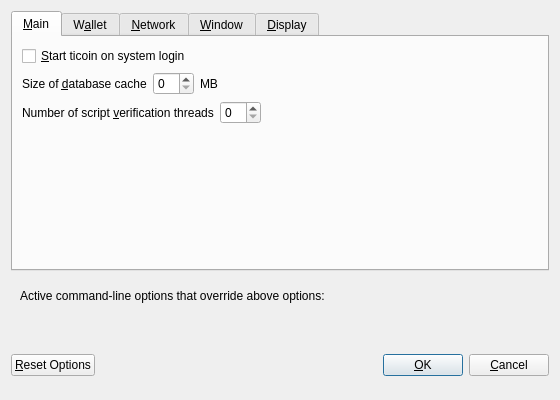
<?xml version="1.0" encoding="UTF-8"?>
<ui version="4.0">
 <class>OptionsDialog</class>
 <widget class="QDialog" name="OptionsDialog">
  <property name="geometry">
   <rect>
    <x>0</x>
    <y>0</y>
    <width>560</width>
    <height>400</height>
   </rect>
  </property>
  <property name="windowTitle">
   <string>Options</string>
  </property>
  <property name="modal">
   <bool>true</bool>
  </property>
  <layout class="QVBoxLayout" name="verticalLayout">
   <item>
    <widget class="QTabWidget" name="tabWidget">
     <property name="currentIndex">
      <number>0</number>
     </property>
     <widget class="QWidget" name="tabMain">
      <attribute name="title">
       <string>&amp;Main</string>
      </attribute>
      <layout class="QVBoxLayout" name="verticalLayout_Main">
       <item>
        <widget class="QCheckBox" name="ticoinAtStartup">
         <property name="toolTip">
          <string>Automatically start ticoin after logging in to the system.</string>
         </property>
         <property name="text">
          <string>&amp;Start ticoin on system login</string>
         </property>
        </widget>
       </item>
       <item>
        <layout class="QHBoxLayout" name="horizontalLayout_2_Main">
         <item>
          <widget class="QLabel" name="databaseCacheLabel">
           <property name="text">
            <string>Size of &amp;database cache</string>
           </property>
           <property name="textFormat">
            <enum>Qt::PlainText</enum>
           </property>
           <property name="buddy">
            <cstring>databaseCache</cstring>
           </property>
          </widget>
         </item>
         <item>
          <widget class="QSpinBox" name="databaseCache"/>
         </item>
         <item>
          <widget class="QLabel" name="databaseCacheUnitLabel">
           <property name="text">
            <string>MB</string>
           </property>
           <property name="textFormat">
            <enum>Qt::PlainText</enum>
           </property>
          </widget>
         </item>
         <item>
          <spacer name="horizontalSpacer_2_Main">
           <property name="orientation">
            <enum>Qt::Horizontal</enum>
           </property>
           <property name="sizeHint" stdset="0">
            <size>
             <width>40</width>
             <height>20</height>
            </size>
           </property>
          </spacer>
         </item>
        </layout>
       </item>
       <item>
        <layout class="QHBoxLayout" name="horizontalLayout_3_Main">
         <item>
          <widget class="QLabel" name="threadsScriptVerifLabel">
           <property name="text">
            <string>Number of script &amp;verification threads</string>
           </property>
           <property name="textFormat">
            <enum>Qt::PlainText</enum>
           </property>
           <property name="buddy">
            <cstring>threadsScriptVerif</cstring>
           </property>
          </widget>
         </item>
         <item>
          <widget class="QSpinBox" name="threadsScriptVerif">
           <property name="toolTip">
            <string>(0 = auto, &lt;0 = leave that many cores free)</string>
           </property>
          </widget>
         </item>
         <item>
          <spacer name="horizontalSpacer_3_Main">
           <property name="orientation">
            <enum>Qt::Horizontal</enum>
           </property>
           <property name="sizeHint" stdset="0">
            <size>
             <width>40</width>
             <height>20</height>
            </size>
           </property>
          </spacer>
         </item>
        </layout>
       </item>
       <item>
        <spacer name="verticalSpacer_Main">
         <property name="orientation">
          <enum>Qt::Vertical</enum>
         </property>
         <property name="sizeHint" stdset="0">
          <size>
           <width>20</width>
           <height>40</height>
          </size>
         </property>
        </spacer>
       </item>
      </layout>
     </widget>
     <widget class="QWidget" name="tabWallet">
      <attribute name="title">
       <string>W&amp;allet</string>
      </attribute>
      <layout class="QVBoxLayout" name="verticalLayout_Wallet">
       <item>
        <widget class="QLabel" name="transactionFeeInfoLabel">
         <property name="text">
          <string>Optional transaction fee per kB that helps make sure your transactions are processed quickly. Most transactions are 1 kB.</string>
         </property>
         <property name="textFormat">
          <enum>Qt::PlainText</enum>
         </property>
         <property name="wordWrap">
          <bool>true</bool>
         </property>
        </widget>
       </item>
       <item>
        <layout class="QHBoxLayout" name="horizontalLayout_1_Wallet">
         <item>
          <widget class="QLabel" name="transactionFeeLabel">
           <property name="text">
            <string>Pay transaction &amp;fee</string>
           </property>
           <property name="textFormat">
            <enum>Qt::PlainText</enum>
           </property>
           <property name="buddy">
            <cstring>transactionFee</cstring>
           </property>
          </widget>
         </item>
         <item>
          <widget class="ticoinAmountField" name="transactionFee"/>
         </item>
         <item>
          <spacer name="horizontalSpacer_1_Wallet">
           <property name="orientation">
            <enum>Qt::Horizontal</enum>
           </property>
           <property name="sizeHint" stdset="0">
            <size>
             <width>40</width>
             <height>20</height>
            </size>
           </property>
          </spacer>
         </item>
        </layout>
       </item>
       <item>
        <spacer name="verticalSpacer_Wallet">
         <property name="orientation">
          <enum>Qt::Vertical</enum>
         </property>
         <property name="sizeHint" stdset="0">
          <size>
           <width>20</width>
           <height>40</height>
          </size>
         </property>
        </spacer>
       </item>
       <item>
        <widget class="QGroupBox" name="groupBox">
         <property name="title">
          <string>Expert</string>
         </property>
         <layout class="QVBoxLayout" name="verticalLayout_2">
          <item>
           <widget class="QCheckBox" name="coinControlFeatures">
            <property name="toolTip">
             <string>Whether to show coin control features or not.</string>
            </property>
            <property name="text">
             <string>Enable coin &amp;control features</string>
            </property>
           </widget>
          </item>
          <item>
           <widget class="QCheckBox" name="spendZeroConfChange">
            <property name="toolTip">
             <string>If you disable the spending of unconfirmed change, the change from a transaction cannot be used until that transaction has at least one confirmation. This also affects how your balance is computed.</string>
            </property>
            <property name="text">
             <string>&amp;Spend unconfirmed change</string>
            </property>
           </widget>
          </item>
         </layout>
        </widget>
       </item>
      </layout>
     </widget>
     <widget class="QWidget" name="tabNetwork">
      <attribute name="title">
       <string>&amp;Network</string>
      </attribute>
      <layout class="QVBoxLayout" name="verticalLayout_Network">
       <item>
        <widget class="QCheckBox" name="mapPortUpnp">
         <property name="toolTip">
          <string>Automatically open the ticoin client port on the router. This only works when your router supports UPnP and it is enabled.</string>
         </property>
         <property name="text">
          <string>Map port using &amp;UPnP</string>
         </property>
        </widget>
       </item>
       <item>
        <widget class="QCheckBox" name="connectSocks">
         <property name="toolTip">
          <string>Connect to the ticoin network through a SOCKS proxy.</string>
         </property>
         <property name="text">
          <string>&amp;Connect through SOCKS proxy (default proxy):</string>
         </property>
        </widget>
       </item>
       <item>
        <layout class="QHBoxLayout" name="horizontalLayout_1_Network">
         <item>
          <widget class="QLabel" name="proxyIpLabel">
           <property name="text">
            <string>Proxy &amp;IP:</string>
           </property>
           <property name="textFormat">
            <enum>Qt::PlainText</enum>
           </property>
           <property name="buddy">
            <cstring>proxyIp</cstring>
           </property>
          </widget>
         </item>
         <item>
          <widget class="QValidatedLineEdit" name="proxyIp">
           <property name="minimumSize">
            <size>
             <width>140</width>
             <height>0</height>
            </size>
           </property>
           <property name="maximumSize">
            <size>
             <width>140</width>
             <height>16777215</height>
            </size>
           </property>
           <property name="toolTip">
            <string>IP address of the proxy (e.g. IPv4: 127.0.0.1 / IPv6: ::1)</string>
           </property>
          </widget>
         </item>
         <item>
          <widget class="QLabel" name="proxyPortLabel">
           <property name="text">
            <string>&amp;Port:</string>
           </property>
           <property name="textFormat">
            <enum>Qt::PlainText</enum>
           </property>
           <property name="buddy">
            <cstring>proxyPort</cstring>
           </property>
          </widget>
         </item>
         <item>
          <widget class="QLineEdit" name="proxyPort">
           <property name="minimumSize">
            <size>
             <width>55</width>
             <height>0</height>
            </size>
           </property>
           <property name="maximumSize">
            <size>
             <width>55</width>
             <height>16777215</height>
            </size>
           </property>
           <property name="toolTip">
            <string>Port of the proxy (e.g. 9050)</string>
           </property>
          </widget>
         </item>
         <item>
          <widget class="QLabel" name="socksVersionLabel">
           <property name="text">
            <string>SOCKS &amp;Version:</string>
           </property>
           <property name="textFormat">
            <enum>Qt::PlainText</enum>
           </property>
           <property name="buddy">
            <cstring>socksVersion</cstring>
           </property>
          </widget>
         </item>
         <item>
          <widget class="QValueComboBox" name="socksVersion">
           <property name="toolTip">
            <string>SOCKS version of the proxy (e.g. 5)</string>
           </property>
          </widget>
         </item>
         <item>
          <spacer name="horizontalSpacer_1_Network">
           <property name="orientation">
            <enum>Qt::Horizontal</enum>
           </property>
           <property name="sizeHint" stdset="0">
            <size>
             <width>40</width>
             <height>20</height>
            </size>
           </property>
          </spacer>
         </item>
        </layout>
       </item>
       <item>
        <spacer name="verticalSpacer_Network">
         <property name="orientation">
          <enum>Qt::Vertical</enum>
         </property>
         <property name="sizeHint" stdset="0">
          <size>
           <width>20</width>
           <height>40</height>
          </size>
         </property>
        </spacer>
       </item>
      </layout>
     </widget>
     <widget class="QWidget" name="tabWindow">
      <attribute name="title">
       <string>&amp;Window</string>
      </attribute>
      <layout class="QVBoxLayout" name="verticalLayout_Window">
       <item>
        <widget class="QCheckBox" name="minimizeToTray">
         <property name="toolTip">
          <string>Show only a tray icon after minimizing the window.</string>
         </property>
         <property name="text">
          <string>&amp;Minimize to the tray instead of the taskbar</string>
         </property>
        </widget>
       </item>
       <item>
        <widget class="QCheckBox" name="minimizeOnClose">
         <property name="toolTip">
          <string>Minimize instead of exit the application when the window is closed. When this option is enabled, the application will be closed only after selecting Quit in the menu.</string>
         </property>
         <property name="text">
          <string>M&amp;inimize on close</string>
         </property>
        </widget>
       </item>
       <item>
        <spacer name="verticalSpacer_Window">
         <property name="orientation">
          <enum>Qt::Vertical</enum>
         </property>
         <property name="sizeHint" stdset="0">
          <size>
           <width>20</width>
           <height>40</height>
          </size>
         </property>
        </spacer>
       </item>
      </layout>
     </widget>
     <widget class="QWidget" name="tabDisplay">
      <attribute name="title">
       <string>&amp;Display</string>
      </attribute>
      <layout class="QVBoxLayout" name="verticalLayout_Display">
       <item>
        <layout class="QHBoxLayout" name="horizontalLayout_1_Display">
         <item>
          <widget class="QLabel" name="langLabel">
           <property name="text">
            <string>User Interface &amp;language:</string>
           </property>
           <property name="textFormat">
            <enum>Qt::PlainText</enum>
           </property>
           <property name="buddy">
            <cstring>lang</cstring>
           </property>
          </widget>
         </item>
         <item>
          <widget class="QValueComboBox" name="lang">
           <property name="toolTip">
            <string>The user interface language can be set here. This setting will take effect after restarting ticoin.</string>
           </property>
          </widget>
         </item>
        </layout>
       </item>
       <item>
        <layout class="QHBoxLayout" name="horizontalLayout_2_Display">
         <item>
          <widget class="QLabel" name="unitLabel">
           <property name="text">
            <string>&amp;Unit to show amounts in:</string>
           </property>
           <property name="textFormat">
            <enum>Qt::PlainText</enum>
           </property>
           <property name="buddy">
            <cstring>unit</cstring>
           </property>
          </widget>
         </item>
         <item>
          <widget class="QValueComboBox" name="unit">
           <property name="toolTip">
            <string>Choose the default subdivision unit to show in the interface and when sending coins.</string>
           </property>
          </widget>
         </item>
        </layout>
       </item>
       <item>
        <widget class="QCheckBox" name="displayAddresses">
         <property name="toolTip">
          <string>Whether to show ticoin addresses in the transaction list or not.</string>
         </property>
         <property name="text">
          <string>&amp;Display addresses in transaction list</string>
         </property>
        </widget>
       </item>
       <item>
        <layout class="QHBoxLayout" name="horizontalLayout_3_Display">
         <item>
          <widget class="QLabel" name="thirdPartyTxUrlsLabel">
           <property name="toolTip">
            <string>Third party URLs (e.g. a block explorer) that appear in the transactions tab as context menu items. %s in the URL is replaced by transaction hash. Multiple URLs are separated by vertical bar |.</string>
           </property>
           <property name="text">
            <string>Third party transaction URLs</string>
           </property>
           <property name="buddy">
            <cstring>thirdPartyTxUrls</cstring>
           </property>
          </widget>
         </item>
         <item>
          <widget class="QLineEdit" name="thirdPartyTxUrls">
           <property name="toolTip">
            <string>Third party URLs (e.g. a block explorer) that appear in the transactions tab as context menu items. %s in the URL is replaced by transaction hash. Multiple URLs are separated by vertical bar |.</string>
           </property>
          </widget>
         </item>
        </layout>
       </item>
       <item>
        <spacer name="verticalSpacer_Display">
         <property name="orientation">
          <enum>Qt::Vertical</enum>
         </property>
         <property name="sizeHint" stdset="0">
          <size>
           <width>20</width>
           <height>40</height>
          </size>
         </property>
        </spacer>
       </item>
      </layout>
     </widget>
    </widget>
   </item>
   <item>
    <widget class="QFrame" name="frame">
     <layout class="QVBoxLayout" name="verticalLayout_Bottom">
      <item>
       <layout class="QHBoxLayout" name="horizontalLayout_Bottom">
        <item>
         <widget class="QLabel" name="overriddenByCommandLineInfoLabel">
          <property name="text">
           <string>Active command-line options that override above options:</string>
          </property>
          <property name="textFormat">
           <enum>Qt::PlainText</enum>
          </property>
         </widget>
        </item>
        <item>
         <spacer name="horizontalSpacer_Bottom">
          <property name="orientation">
           <enum>Qt::Horizontal</enum>
          </property>
          <property name="sizeHint" stdset="0">
           <size>
            <width>40</width>
            <height>20</height>
           </size>
          </property>
         </spacer>
        </item>
       </layout>
      </item>
      <item>
       <widget class="QLabel" name="overriddenByCommandLineLabel">
        <property name="text">
         <string/>
        </property>
        <property name="textFormat">
         <enum>Qt::PlainText</enum>
        </property>
        <property name="wordWrap">
         <bool>true</bool>
        </property>
       </widget>
      </item>
     </layout>
    </widget>
   </item>
   <item>
    <layout class="QHBoxLayout" name="horizontalLayout_Buttons">
     <item>
      <widget class="QPushButton" name="resetButton">
       <property name="toolTip">
        <string>Reset all client options to default.</string>
       </property>
       <property name="text">
        <string>&amp;Reset Options</string>
       </property>
       <property name="autoDefault">
        <bool>false</bool>
       </property>
      </widget>
     </item>
     <item>
      <spacer name="horizontalSpacer_1">
       <property name="orientation">
        <enum>Qt::Horizontal</enum>
       </property>
       <property name="sizeHint" stdset="0">
        <size>
         <width>40</width>
         <height>48</height>
        </size>
       </property>
      </spacer>
     </item>
     <item>
      <widget class="QLabel" name="statusLabel">
       <property name="minimumSize">
        <size>
         <width>200</width>
         <height>0</height>
        </size>
       </property>
       <property name="font">
        <font>
         <weight>75</weight>
         <bold>true</bold>
        </font>
       </property>
       <property name="text">
        <string/>
       </property>
       <property name="textFormat">
        <enum>Qt::PlainText</enum>
       </property>
       <property name="wordWrap">
        <bool>true</bool>
       </property>
      </widget>
     </item>
     <item>
      <spacer name="horizontalSpacer_2">
       <property name="orientation">
        <enum>Qt::Horizontal</enum>
       </property>
       <property name="sizeHint" stdset="0">
        <size>
         <width>40</width>
         <height>48</height>
        </size>
       </property>
      </spacer>
     </item>
     <item>
      <widget class="QPushButton" name="okButton">
       <property name="text">
        <string>&amp;OK</string>
       </property>
      </widget>
     </item>
     <item>
      <widget class="QPushButton" name="cancelButton">
       <property name="text">
        <string>&amp;Cancel</string>
       </property>
       <property name="autoDefault">
        <bool>false</bool>
       </property>
      </widget>
     </item>
    </layout>
   </item>
  </layout>
 </widget>
 <customwidgets>
  <customwidget>
   <class>ticoinAmountField</class>
   <extends>QLineEdit</extends>
   <header>ticoinamountfield.h</header>
   <container>1</container>
  </customwidget>
  <customwidget>
   <class>QValidatedLineEdit</class>
   <extends>QLineEdit</extends>
   <header>qvalidatedlineedit.h</header>
  </customwidget>
  <customwidget>
   <class>QValueComboBox</class>
   <extends>QComboBox</extends>
   <header>qvaluecombobox.h</header>
  </customwidget>
 </customwidgets>
 <resources/>
 <connections/>
</ui>
